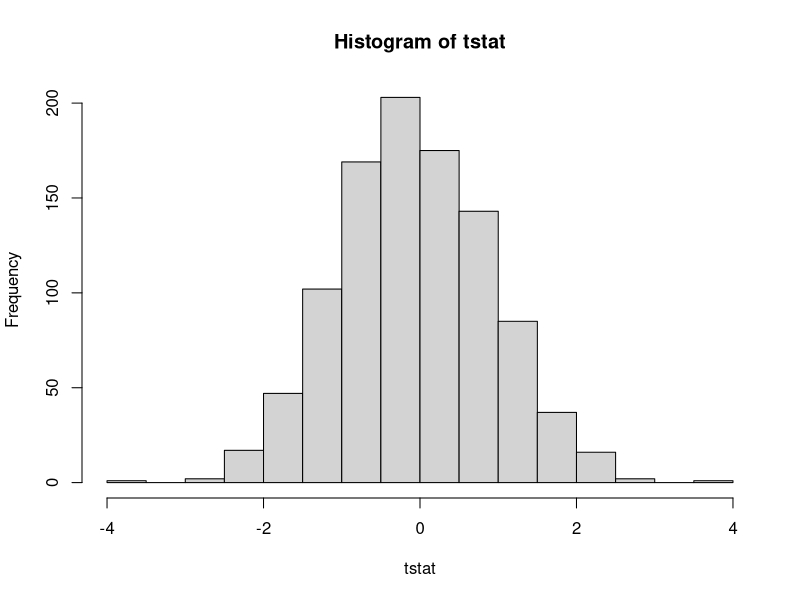

The R source for this figure:
set.seed(123)
## True model
error<-rnorm(n=300,0,1)
X<-runif(n=300,min=0, max=4)

Y=3+0.2*X+error

## My model
# Y=beta0+beta1X+error

reg1<-lm(Y~X)
summary(reg1)

### Do we reject the null that beta=.2?

t=(.16699-.2)/0.0486
t

########################################### What if we get multiple samples and run these regressions again?
tstat<-matrix(NA, nrow=1000, ncol=1)
for (i in 1:1000){
X=runif(300,0,4)
Y=3+0.2*X+rnorm(300,0,1)
model=lm(Y~+X)
tstat[i,]=(coef(summary(model))[2,1]-0.2)/coef(summary(model))[2,2]
}

table(tstat>1.96 | tstat< -1.96)

hist(tstat)

